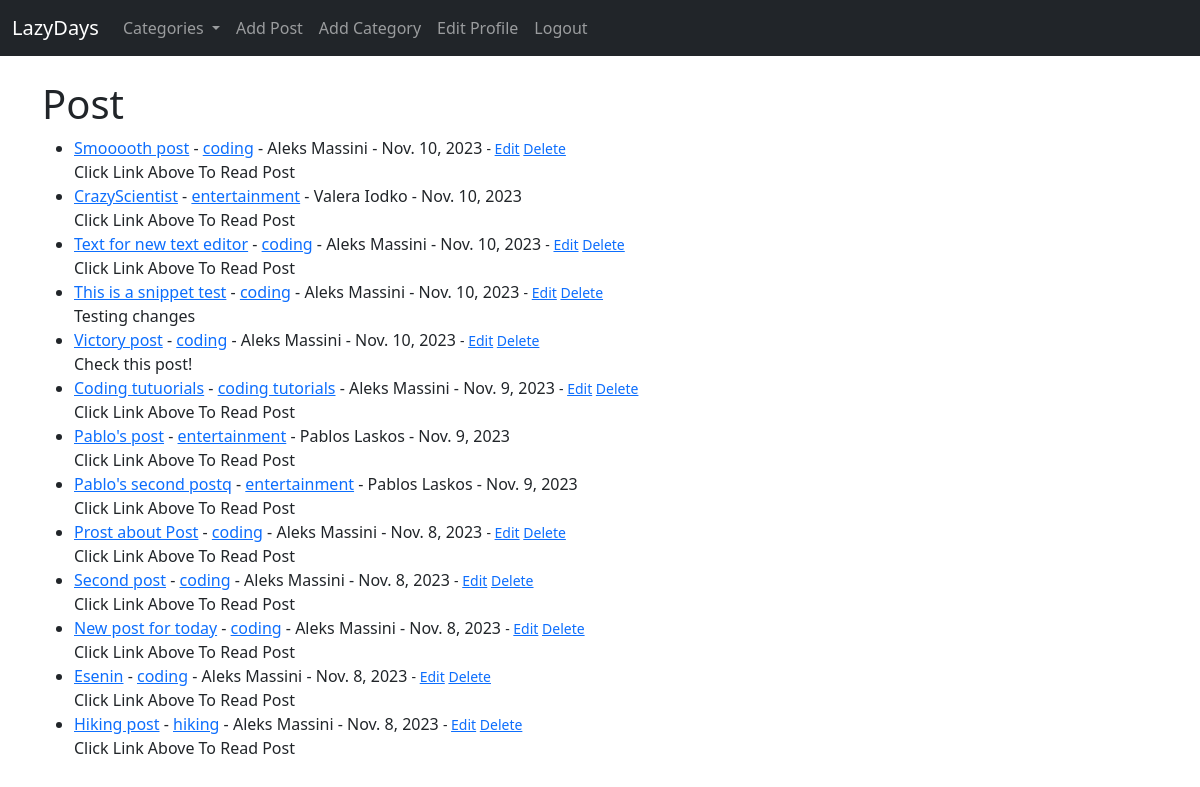
The app's page / (signed in) with its own data.
### theblog/models.py (models this page shows, shortened)
class Post(models.Model):
    title = models.CharField(max_length=255)
    title_tag = models.CharField(max_length=255)
    author = models.ForeignKey(User, on_delete=models.CASCADE)
    body = RichTextField(blank=True, null=True)
    post_date = models.DateField(auto_now_add=True)
    category = models.CharField(max_length=255, default='coding')
    likes = models.ManyToManyField(User, related_name='blog_posts')
    snippet = models.CharField(max_length=255)

### theblog/views.py (the view)
# urls.py: path('', HomeView.as_view(), name='home'),
class HomeView(ListView):
    model = Post
    template_name = 'home.html'
    ordering = ['-post_date']
    def get_context_data(self, *args, **kwargs):
        cat_menu = Category.objects.all()
        context = super(HomeView, self).get_context_data(*args, **kwargs)
        context['cat_menu'] = cat_menu
        return context

### theblog/models.py (called while the page is built)
    def __str__(self):
        return self.name

### theblog/templates/home.html
{% extends 'base.html' %}
{% block content %}
  <h1>Post</h1>
  <ul>
    {% for post in object_list %}
      <li>
        <a href="{% url 'article-detail' post.pk %}">{{ post.title }}</a>
        - <a href="{% url 'category' post.category|slugify %}">{{ post.category }}</a>
        - {{ post.author.first_name }} {{ post.author.last_name }} - {{ post.post_date }}
        <small>
          {% if user.is_authenticated %}
            {% if user.id == post.author.id %}
              - <a href="{% url 'update_post' post.pk %}">Edit</a>
              <a href="{% url 'delete_post' post.pk %}">Delete</a>
            {% endif %}
          {% endif %}
        </small>
        <br />
        {{ post.snippet }}
      </li>
    {% endfor %}
  </ul>
{% endblock %}

### records on screen
Post: title "Smooooth post", category "coding", author.first_name "Aleks", author.last_name "Massini", post_date "Nov. 10, 2023", shows "Edit", snippet "Click Link Above To Read Post"
Post: title "CrazyScientist", category "entertainment", author.first_name "Valera", author.last_name "Iodko", post_date "Nov. 10, 2023", snippet "Click Link Above To Read Post"
Post: title "Text for new text editor", category "coding", author.first_name "Aleks", author.last_name "Massini", post_date "Nov. 10, 2023", shows "Edit", snippet "Click Link Above To Read Post"
Post: title "This is a snippet test", category "coding", author.first_name "Aleks", author.last_name "Massini", post_date "Nov. 10, 2023", shows "Edit", snippet "Testing changes"
Post: title "Victory post", category "coding", author.first_name "Aleks", author.last_name "Massini", post_date "Nov. 10, 2023", shows "Edit", snippet "Check this post!"
Post: title "Coding tutuorials", category "coding tutorials", author.first_name "Aleks", author.last_name "Massini", post_date "Nov. 9, 2023", shows "Edit", snippet "Click Link Above To Read Post"
Post: title "Pablo's post", category "entertainment", author.first_name "Pablos", author.last_name "Laskos", post_date "Nov. 9, 2023", snippet "Click Link Above To Read Post"
Post: title "Pablo's second postq", category "entertainment", author.first_name "Pablos", author.last_name "Laskos", post_date "Nov. 9, 2023", snippet "Click Link Above To Read Post"
Post: title "Prost about Post", category "coding", author.first_name "Aleks", author.last_name "Massini", post_date "Nov. 8, 2023", shows "Edit", snippet "Click Link Above To Read Post"
Post: title "Second post", category "coding", author.first_name "Aleks", author.last_name "Massini", post_date "Nov. 8, 2023", shows "Edit", snippet "Click Link Above To Read Post"
Post: title "New post for today", category "coding", author.first_name "Aleks", author.last_name "Massini", post_date "Nov. 8, 2023", shows "Edit", snippet "Click Link Above To Read Post"
Post: title "Esenin", category "coding", author.first_name "Aleks", author.last_name "Massini", post_date "Nov. 8, 2023", shows "Edit", snippet "Click Link Above To Read Post"
Post: title "Hiking post", category "hiking", author.first_name "Aleks", author.last_name "Massini", post_date "Nov. 8, 2023", shows "Edit", snippet "Click Link Above To Read Post"
